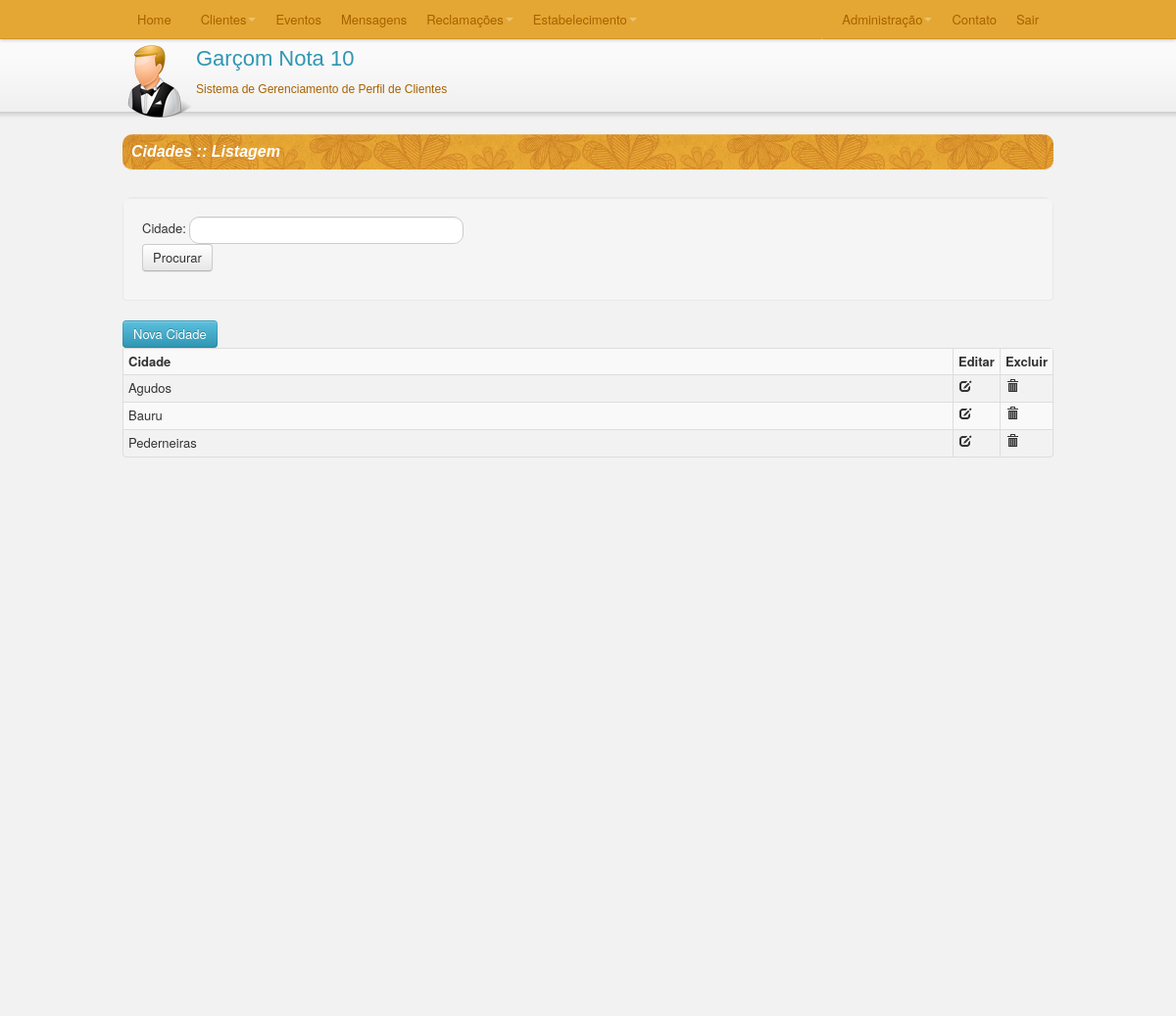
/TCC/C/listaCidades.php, run on the app's committed database.
### TCC/C/listaCidades.php (called while the page is built, shortened)
<?php
require_once("SmartyConf.php");
require_once("../M/classes/Cidade.class.php");
require_once("../M/dao/CidadeDAO.class.php");
$con = new Conexao();
$DAO = new CidadeDAO($con->getConexao());
if(isset($_REQUEST['nomeCidade'])){
    $nome = $_REQUEST['nomeCidade'];
}else{
    $nome = "";
}
if($nome != ""){
    $cidades = $DAO->getCidadeByNome($nome);
    $smarty->assign("nomeCidade",$nome);
}else{
    $cidades = $DAO->getCidades();
}
$totalCidades = count($cidades);
$smarty->assign("ret",$_REQUEST['ret']);
$smarty->assign("totalCidades",$totalCidades);
$smarty->assign("cidades",$cidades);
$smarty->display("listaCidade.html");

### TCC/M/classes/Cidade.class.php (called while the page is built, shortened)
<?php
class Cidade {
    private $cid_id, $cid_nome, $uf_sigla;
    public function getCidade_ID() {
        return $this->cid_id;
    }
    public function getCidade_Nome() {
        return $this->cid_nome;
    }
    public function setCidade_ID($cid_id) {
        $this->cid_id = $cid_id;
    }
    public function setCidade_Nome($cid_nome) {
        $this->cid_nome = $cid_nome;
    }
}
?>

### TCC/M/dao/CidadeDAO.class.php (called while the page is built, shortened)
<?php
class CidadeDAO {
    private $conexao;
    function __construct($conexao) {
        $this->conexao = $conexao;
    }
    function getCidades(){
        $sql = "SELECT
					cid_id
					,cid_nome
					,uf_sigla
				FROM cidade
				ORDER BY uf_sigla, cid_nome";
        $cidades = array();
        $query = mysql_query($sql,$this->conexao);
        while($rows = mysql_fetch_array($query)) {
            $cidade = new Cidade;
            $cidade->setCidade_ID($rows['cid_id']);
            $cidade->setCidade_Nome($rows['cid_nome']);
            $cidade->setUf_Sigla($rows['uf_sigla']);
            $cidades[] = $cidade;
        }
        return $cidades;
    }
}
?>

### TCC/V/smarty/templates_c/%%06^06B^06BA8727%%listaCidade.html.php (the view, shortened to what this page needs)
 <?php $_smarty_tpl_vars = $this->_tpl_vars;
$this->_tpl_vars = $_smarty_tpl_vars;
 ?>
<html>
    <?php echo '
    <head>
        <title>Cidades</title>
        <meta http-equiv="Content-Type" content="text/html; charset=UTF-8">
        <link rel="stylesheet" type="text/css" href="../V/css/bootstrap.css">
        <link rel="stylesheet" type="text/css" href="../V/css/bootstrap.min.css">
        <link rel="stylesheet" type="text/css" href="../V/css/processo.css">
        <script type="text/javascript" language="JavaScript" src="../V/js/bootstrap.js"></script>
        <script type="text/javascript" >
            $(function(){
                $("[rel=tooltip]").tooltip();
            });
           function abreNovaCidade(){
               window.location.href="cadCidade.php";
           }
           function editarCidade(idCidade){
             window.location.href="cadCidade.php?idCidade="+idCidade;
           }
           function enviar(){
               $("#formCidade").submit();
           }
           function excluirCidade(idCidade){
               if(confirm("Deseja realmente Excluir?")){
                   location.href="excluirCidade.php?idCidade="+idCidade;
               }else{
                   return false;
               }
           }
        </script>
    </head>
    '; ?>
    <body>
        <div id="conteudo" <?php if ($this->_tpl_vars['totalCidades'] > 10): ?> style='height:100%;' <?php endif; ?>>
            <div class="container1">
                    <fieldset id="tabelaCadastro">
                        <legend id="textoNavegacao">&nbsp;&nbsp;Cidades :: Listagem</legend>
                        <form class="well form-search" name="formCidade" id="formCidade" method="POST" action="listaCidades.php">
                                <div class="control-group">
                                    <div class="controls" style="margin-bottom:10px;">
                                        <label for="nomeCidade" class="control-label" style="font-size:13px;">Cidade:</label>
                                        <input type="text" id="nomeCidade" name="nomeCidade" class="input-xlarge arrendondaInputSelect" value="<?php echo $this->_tpl_vars['nomeCidade']; ?>
">
                                    <div>
                                        <button type="submit" onclick="enviar();" class="btn">Procurar</button>
                                    </div>
                                    </div>
                                </div>
                           </form>
                    </fieldset>
                    <button onclick="return abreNovaCidade();" class="btn btn-info">Nova Cidade</button>
                    <div class="grid">
                          <table class="table table-striped table-bordered table-condensed">
                              <tr>
                                  <th>Cidade</th>
                                  <th class=tdBotao>Editar</th>
                                  <th class=tdBotao>Excluir</th>
                              </tr>
                              <?php $_from = $this->_tpl_vars['cidades']; if (!is_array($_from) && !is_object($_from)) { settype($_from, 'array'); }if (count($_from)):
    foreach ($_from as $this->_tpl_vars['cidade']):
?>
                              <tr>
                                  <td><?php echo $this->_tpl_vars['cidade']->getCidade_Nome(); ?>
</td>
                                  <td>
                                    <a href="#" rel="tooltip" onclick="return editarCidade(<?php echo $this->_tpl_vars['cidade']->getCidade_ID(); ?>
);"  title="Clique para Editar esta Cidade">
                                          <i class="icon-edit"></i>
                                      </a>
                                  </td>
                                  <td>
                                      <a href="#" rel="tooltip" onclick="return excluirCidade('<?php echo $this->_tpl_vars['cidade']->getCidade_ID(); ?>
');" title="Clique para Excluir esta Cidade">
                                          <i class="icon-trash"></i>
                                      </a>
                                  </td>
                              </tr>
                              <?php endforeach; endif; unset($_from); ?>
                          </table>
                    </div>
            </div>
       </div>
    </body>
</html>

### TCC/V/css/processo.css (style rules this page uses)
#textoNavegacao { font-family:Arial; font-style: italic; font-size:16px; font-weight:bold; background-color:#E5A533; background:url('../img/bgTopo2.png') top left repeat-x; color:white; width: 950px; -moz-border-radius: 10px; -webkit-border-radius: 10px; border-radius: 10px; }
#tabelaCadastro { width: 950px; overflow: auto; -moz-border-radius: 10px; -webkit-border-radius: 10px; border-radius: 10px; }
.arrendondaInputSelect { -moz-border-radius: 10px; -webkit-border-radius: 10px; border-radius: 10px; }
* { margin:0; padding:0; }
.container1 { width:950px; margin:0 auto;height:100%; }
#conteudo { background:#f2f2f2;height:900px; }
.tdBotao { width: 10px; }

### data on the page
cidade: cid_nome "Agudos"
cidade: cid_nome "Bauru"
cidade: cid_nome "Pederneiras"
